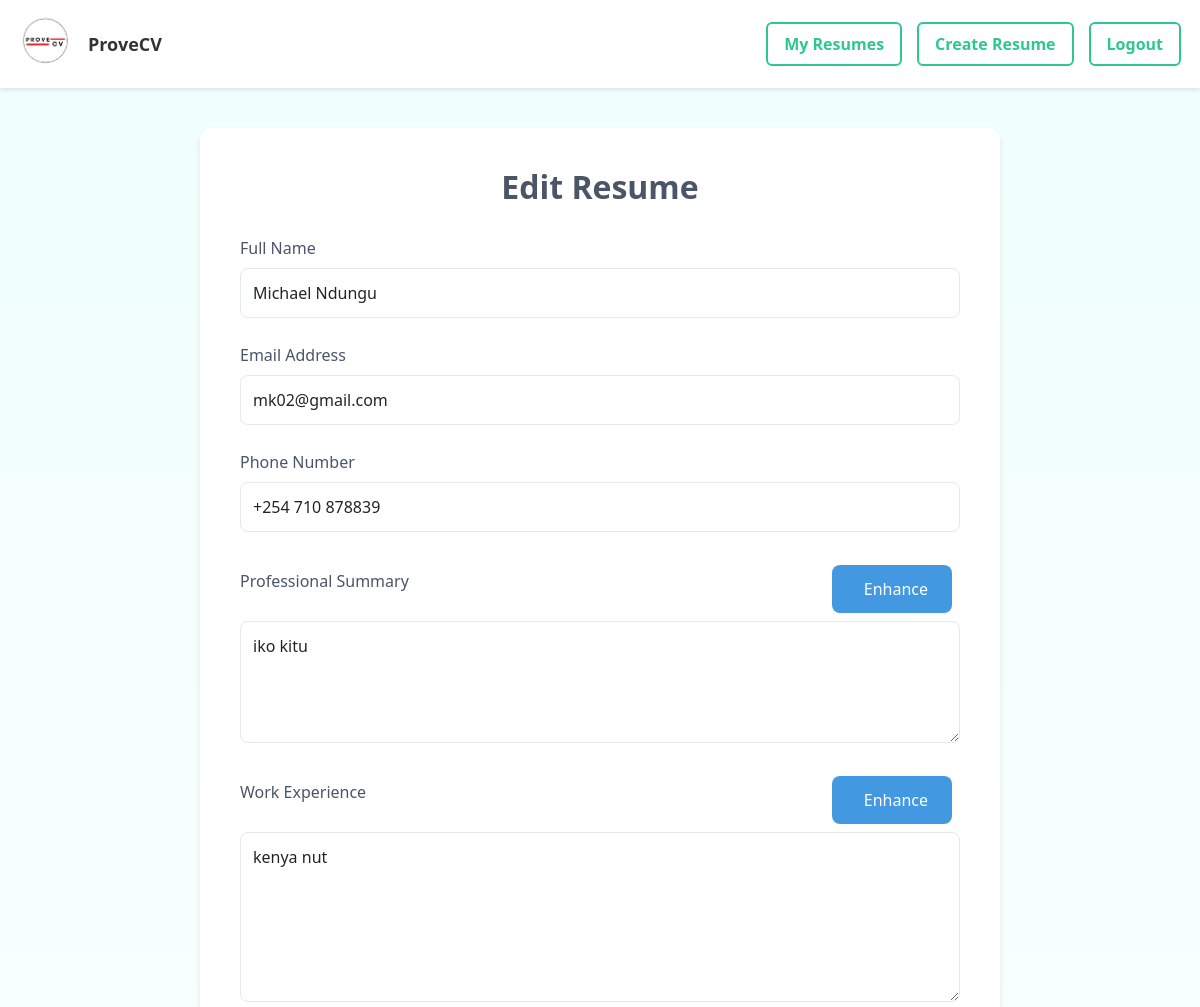
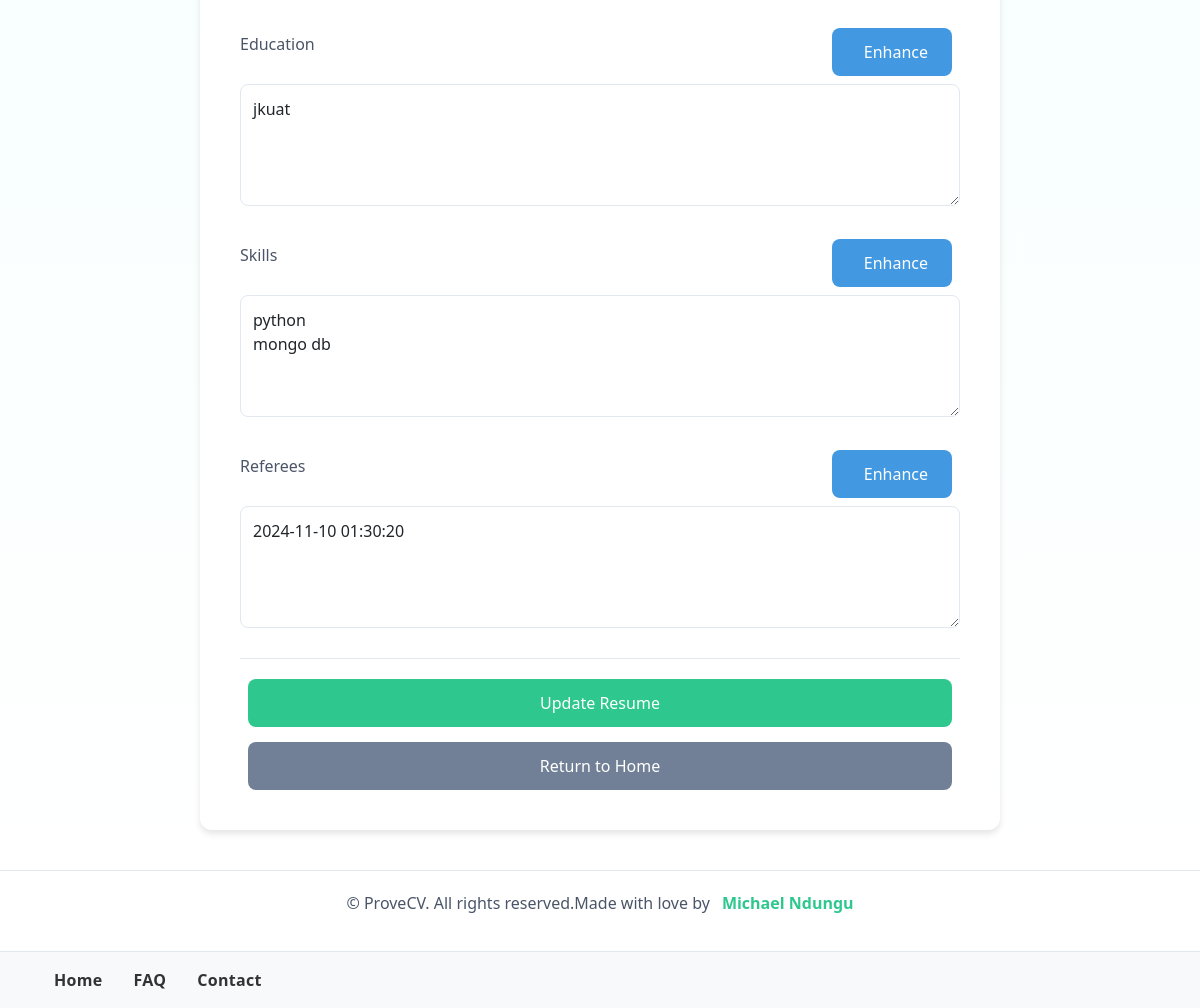
The app's page /edit/12 (signed in) with its own data (2 pictures, top to bottom).
### tables this page shows
CREATE TABLE resumes (
            id INTEGER PRIMARY KEY AUTOINCREMENT,
            name TEXT NOT NULL,
            email TEXT NOT NULL,
            phone TEXT,
            summary TEXT,
            experience TEXT,
            education TEXT,
            skills TEXT,
            created_at TIMESTAMP DEFAULT CURRENT_TIMESTAMP,
            user_id INTEGER, referees TEXT,
            FOREIGN KEY (user_id) REFERENCES users (id)
        );

### prove/app.py (the view, shortened to what this page needs)
@app.route('/edit/<int:id>', methods=['GET', 'POST'])
@login_required
def edit_resume(id):
    conn = sqlite3.connect('resumes.db')
    c = conn.cursor()
    c.execute('SELECT * FROM resumes WHERE id = ?', (id,))
    resume = c.fetchone()
    conn.close()
    if resume:
        return render_template('edit.html', resume=resume)
    return 'Resume not found', 404

### prove/app.py (called while the page is built)
@login_manager.user_loader
def load_user(user_id):
    conn = sqlite3.connect('resumes.db')
    c = conn.cursor()
    c.execute('SELECT * FROM users WHERE id = ?', (user_id,))
    user = c.fetchone()
    conn.close()
    if user:
        return User(id=user[0], username=user[1], email=user[2], password_hash=user[3])
    return None

### prove/templates/edit.html (shortened to what this page needs)
{% extends "base.html" %}
{% block content %}
<div class="edit-container">
    <div class="form-container">
        <div class="page-header">
            <h1>Edit Resume</h1>
        </div>
        <form method="POST">
            <div class="form-group">
                <label for="name">Full Name</label>
                <input type="text" id="name" name="name" class="form-control" value="{{ resume[1] }}" required>
            </div>
            <div class="form-group">
                <label for="email">Email Address</label>
                <input type="email" id="email" name="email" class="form-control" value="{{ resume[2] }}" required>
            </div>
            <div class="form-group">
                <label for="phone">Phone Number</label>
                <input type="tel" id="phone" name="phone" class="form-control" value="{{ resume[3] }}">
            </div>
            <div class="form-group">
                <div class="section-header">
                    <label for="summary">Professional Summary</label>
                    <button type="button" onclick="enhanceText('summary')" class="btn enhance-btn">
                         Enhance
                    </button>
                </div>
                <textarea id="summary" name="summary" class="form-control" rows="4">{{ resume[4] }}</textarea>
            </div>
            <div class="form-group">
                <div class="section-header">
                    <label for="experience">Work Experience</label>
                    <button type="button" onclick="enhanceText('experience')" class="btn enhance-btn">
                         Enhance
                    </button>
                </div>
                <textarea id="experience" name="experience" class="form-control" rows="6">{{ resume[5] }}</textarea>
            </div>
            <div class="form-group">
                <div class="section-header">
                    <label for="education">Education</label>
                    <button type="button" onclick="enhanceText('education')" class="btn enhance-btn">
                         Enhance
                    </button>
                </div>
                <textarea id="education" name="education" class="form-control" rows="4">{{ resume[6] }}</textarea>
            </div>
            <div class="form-group">
                <div class="section-header">
                    <label for="skills">Skills</label>
                    <button type="button" onclick="enhanceText('skills')" class="btn enhance-btn">
                         Enhance
                    </button>
                </div>
                <textarea id="skills" name="skills" class="form-control" rows="4">{{ resume[7] }}</textarea>
            </div>
            <div class="form-group">
                <div class="section-header">
                    <label for="referees">Referees</label>
                    <button type="button" onclick="enhanceText('referees')" class="btn enhance-btn">
                         Enhance
                    </button>
                </div>
                <textarea id="referees" name="referees" class="form-control" rows="4"
                    placeholder="Referee Name&#10;Position & Organization&#10;Email&#10;Phone Number">{{ resume[8] }}</textarea>
            </div>
            <div class="action-buttons">
                <button type="submit" class="btn btn-primary">Update Resume</button>
                <a href="{{ url_for('index') }}" class="btn btn-secondary">Return to Home</a>
            </div>
        </form>
    </div>
</div>
{% endblock %}

### prove/static/style.css (style rules this page uses)
.form-group { margin-bottom: 1rem; }
.btn { width: 100%; margin-top: 1rem; }
.btn { display: inline-block; padding: 0.8rem 1.5rem; margin: 0 0.5rem; border-radius: 5px; text-decoration: none; font-weight: bold; transition: all 0.3s ease; }
.btn-primary { background-color: #00ff91cc; color: white; }
.btn-secondary { background-color: #7ae25a; color: white; }
.action-buttons { margin-top: 2rem; display: flex; gap: 1rem; justify-content: center; flex-wrap: wrap; }
.action-buttons .btn { min-width: 120px; text-align: center; }
.btn-secondary { background-color: #6c757d; color: white; }
.btn { padding: 0.5rem 1rem; border-radius: 4px; text-decoration: none; font-weight: 500; transition: background-color 0.3s ease; }
.btn-primary { background-color: #2e942c; color: white; }

### prove/templates/edit.html (style rules this page uses)
.edit-container { min-height: 100vh; background: linear-gradient(to bottom, #f0fffd, #ffffff); padding: 40px 20px; }
.form-container { max-width: 800px; margin: 0 auto; background: white; padding: 40px; border-radius: 12px; box-shadow: 0 4px 6px rgba(0, 0, 0, 0.1); }
.page-header { text-align: center; margin-bottom: 30px; }
.page-header h1 { font-size: 32px; color: #4a5568; font-weight: 600; }
.form-group { margin-bottom: 25px; }
.form-group label { display: block; font-size: 16px; color: #4a5568; margin-bottom: 8px; font-weight: 500; }
.form-control { width: 100%; padding: 12px; border: 1px solid #e2e8f0; border-radius: 8px; font-size: 16px; transition: all 0.2s; }
textarea.form-control { resize: vertical; min-height: 100px; }
.action-buttons { display: flex; gap: 15px; margin-top: 30px; padding-top: 20px; border-top: 1px solid #e2e8f0; }
.btn { padding: 12px 24px; border-radius: 8px; font-size: 16px; font-weight: 500; cursor: pointer; transition: all 0.2s; text-decoration: none; text-align: center; border: none; }
.btn-primary { background-color: #2EC88F; color: white; flex: 1; }
.btn-secondary { background-color: #718096; color: white; }
.enhance-btn { background-color: #4299e1; color: white; margin-top: 8px; width: auto; display: inline-flex; align-items: center; gap: 8px; }
.section-header { display: flex; justify-content: space-between; align-items: center; margin-bottom: 8px; }

### records on screen
resumes: name "Michael Ndungu", email "mk02@gmail.com", phone "+254 710 878839", summary "iko kitu", experience "kenya nut", education "jkuat", skills "python mongo db", referees "2024-11-10 01:30:20"
